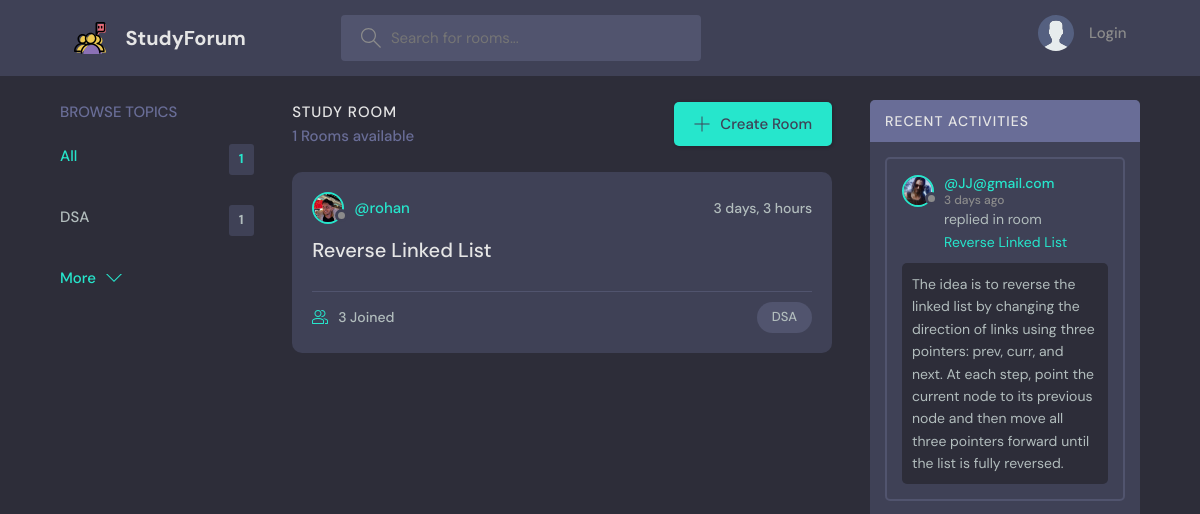
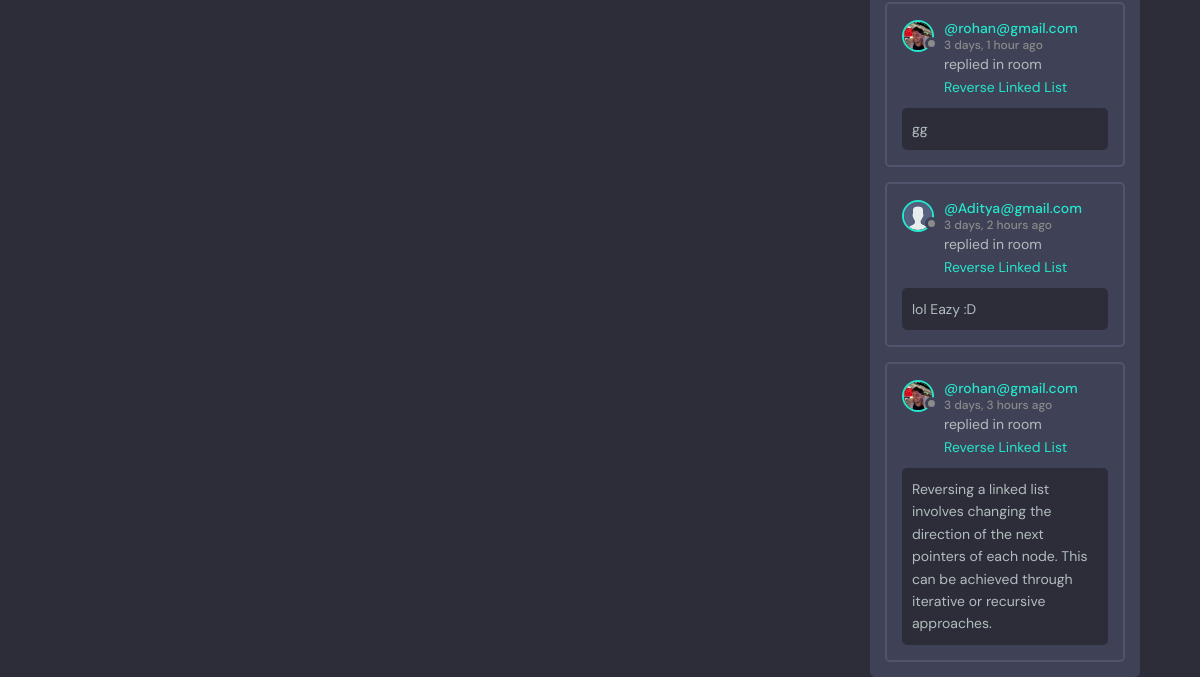
The app's page /, older data (2 pictures, top to bottom).
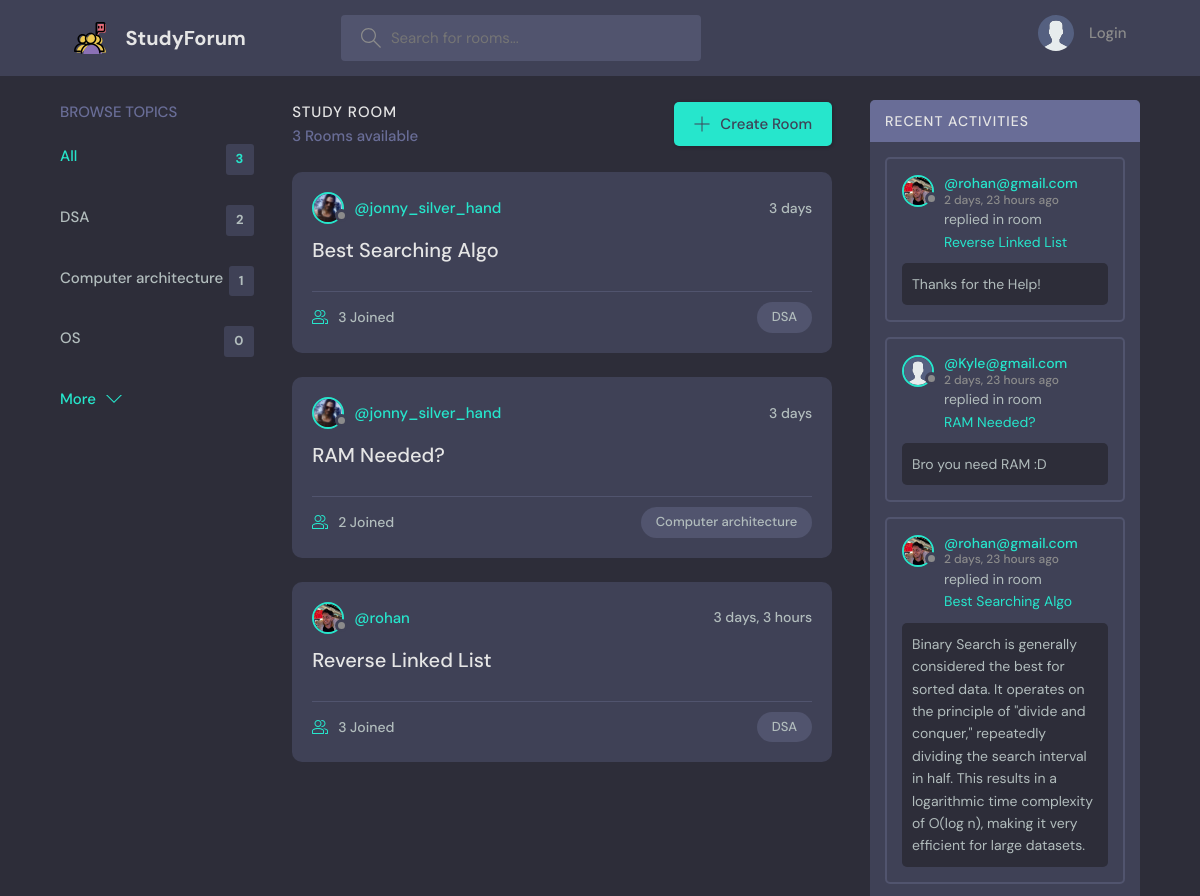
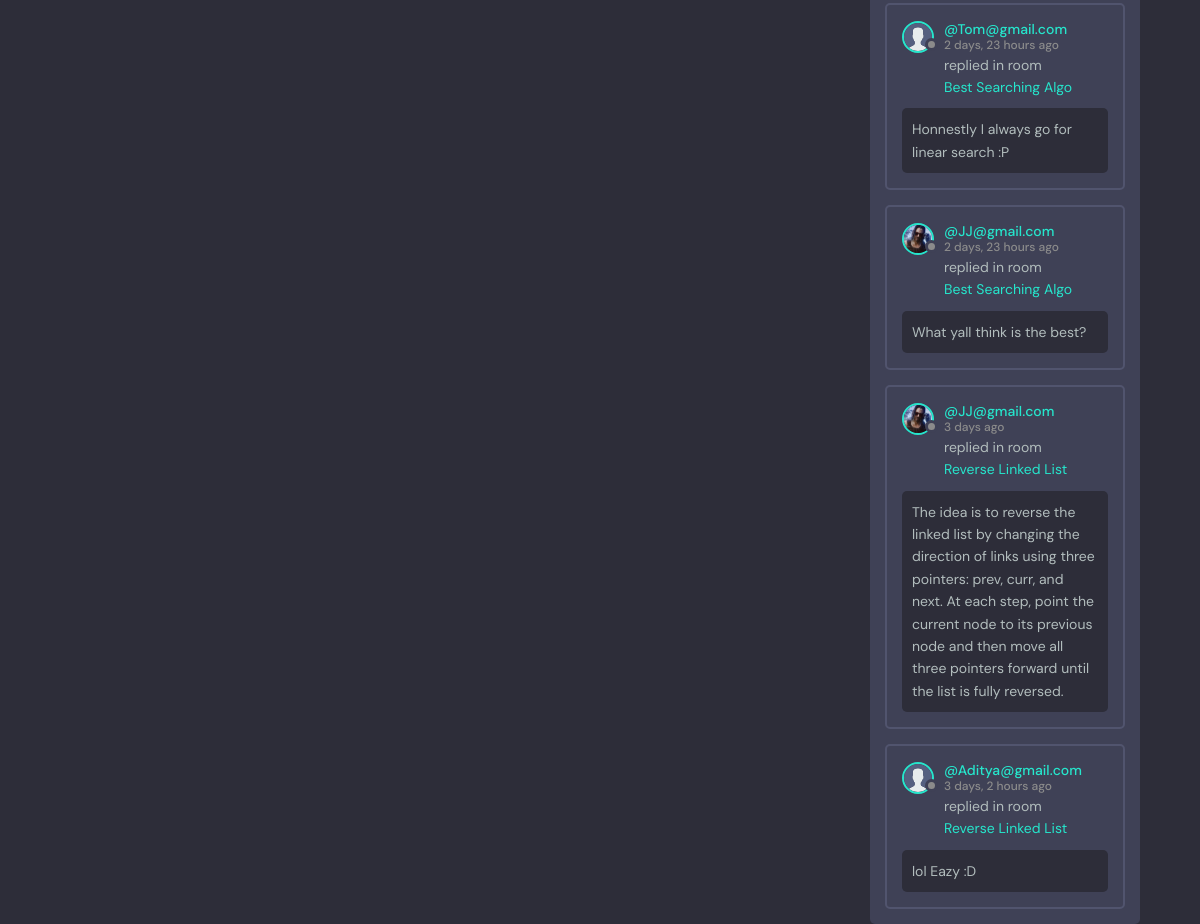
The same page, newer data (2 pictures, top to bottom).
### base/models.py (models this page shows, shortened)
class Topic(models.Model):
     name = models.CharField(max_length = 200)

class Room(models.Model):
    host = models.ForeignKey(User, on_delete = models.SET_NULL, null = True)
    topic = models.ForeignKey(Topic, on_delete = models.SET_NULL, null = True)
    name = models.CharField(max_length=200)
    description = models.TextField(null=True, blank=True)
    participants = models.ManyToManyField(User,related_name='participants',blank=True)
    updated = models.DateTimeField(auto_now=True)
    created = models.DateTimeField(auto_now_add=True)
    class Meta:
         ordering = ['-updated','-created']
    def __str__(self):
        return self.name

class User(AbstractUser):
    name = models.CharField(max_length=200, null=True)
    email = models.EmailField(unique=True, null=True)
    bio = models.TextField(null=True)
    avatar = models.ImageField(null=True,default="avatar.svg")
    USERNAME_FIELD = 'email'
    REQUIRED_FIELDS = []

class Message(models.Model):
        user = models.ForeignKey(User, on_delete = models.CASCADE)
        room = models.ForeignKey(Room, on_delete = models.CASCADE)
        body = models.TextField()
        updated = models.DateTimeField(auto_now = True)
        created = models.DateTimeField(auto_now_add = True)
        class Meta:
         ordering = ['-updated','-created']

### base/views.py (the view)
# urls.py: path('', views.home, name="home"),
def home(request):
    q = request.GET.get('q') if request.GET.get('q') != None else ''
    rooms = Room.objects.filter(
        Q(topic__name__icontains = q) |
        Q(name__icontains=q) |
        Q(description__icontains=q))
    topics = Topic.objects.all()[0:5]
    room_count = rooms.count()
    room_messages = Message.objects.filter(Q(room__topic__name__icontains=q))
    context = {'rooms':rooms, 'topics':topics, 'room_count':room_count, 'room_messages':room_messages}
    return render(request, 'base/home.html', context)

### base/templates/base/home.html (shortened to what this page needs)
{% extends 'main.html' %}
{% block content %}
    <main class="layout layout--3">
      <div class="container">
         {% include 'base/topics_component.html' %}
        <div class="roomList">
          <div class="roomList__header">
            <div>
              <h2>Study Room</h2>
              <p>{{rooms.count}} Rooms available</p>
            </div>
            <a class="btn btn--main" href="{% url 'create-room' %}">
              <svg version="1.1" xmlns="http://www.w3.org/2000/svg" width="32" height="32" viewBox="0 0 32 32">
                <title>add</title>
                <path
                  d="M16.943 0.943h-1.885v14.115h-14.115v1.885h14.115v14.115h1.885v-14.115h14.115v-1.885h-14.115v-14.115z"
                ></path>
              </svg>
              Create Room
            </a>
          </div>
          {% include 'base/feed_component.html' %}
        </div>
         {% include 'base/activity_component.html' %}
      </div>
    </main>
    {% endblock %}

### base/templates/base/topics_component.html
<div class="topics">
          <div class="topics__header">
            <h2>Browse Topics</h2>
          </div>
          <ul class="topics__list">
            <li>
              <a href="{% url 'home' %}" class="active">All <span>{{topics.count}}</span></a>
            </li>
            {% for topic in topics %}
            <li>
              <a href="{% url 'home' %}?q={{topic.name}}">{{topic.name}} <span>{{topic.room_set.all.count}}</span></a>
            </li>
            {% endfor %}
          </ul>
          <a class="btn btn--link" href="{% url 'topics' %}">
            More
            <svg version="1.1" xmlns="http://www.w3.org/2000/svg" width="32" height="32" viewBox="0 0 32 32">
              <title>chevron-down</title>
              <path d="M16 21l-13-13h-3l16 16 16-16h-3l-13 13z"></path>
            </svg>
          </a>
        </div>

### base/templates/base/feed_component.html (shortened to what this page needs)
{% for room in rooms %}
<div class="roomListRoom">
            <div class="roomListRoom__header">
              <a href="{% url 'user-profile' room.host.id %}" class="roomListRoom__author">
                <div class="avatar avatar--small">
                  <img src="{{room.host.avatar.url}}" />
                </div>
                <span>@{{room.host.username}}</span>
              </a>
              <div class="roomListRoom__actions">
                <span>{{room.created|timesince}}</span>
              </div>
            </div>
            <div class="roomListRoom__content">
              <a href="{% url 'room' room.id %}">{{room.name}}</a>
            </div>
            <div class="roomListRoom__meta">
              <a href="{% url 'room' room.id %}" class="roomListRoom__joined">
                {{room.participants.all.count}} Joined
              </a>
              <p class="roomListRoom__topic">{{room.topic.name}}</p>
            </div>
          </div>
          {% endfor %}

### base/templates/base/activity_component.html (shortened to what this page needs)
<div class="activities">
          <div class="activities__header">
            <h2>Recent Activities</h2>
          </div>
          {% for message in room_messages %}
          <div class="activities__box">
            <div class="activities__boxHeader roomListRoom__header">
              <a href="{% url 'user-profile' message.user.id %}" class="roomListRoom__author">
                <div class="avatar avatar--small">
                  <img src="{{message.user.avatar.url}}" />
                </div>
                <p>
                  @{{message.user}}
                  <span>{{message.created|timesince}} ago</span>
                </p>
              </a>
            </div>
            <div class="activities__boxContent">
              <p>replied in room <a href="{% url 'room' message.room.id %}">{{message.room}}</a></p>
              <div class="activities__boxRoomContent">
                {{message.body}}
              </div>
            </div>
          </div>
          {% endfor %}
        </div>

Row changes from the older to the newer data that the page shows:
removed Message: user.avatar (picture), user "rohan@gmail.com", created "3 days, 1 hour", room "Reverse Linked List", body "gg"
removed Message: user.avatar (picture), user "rohan@gmail.com", created "3 days, 3 hours", room "Reverse Linked List", body "Reversing a linked list involves changing the direction of the next pointers of each node. This can be achieved through iterative or recursive approaches."
computed for Topic "DSA": room_set.all.count "1" → "2"
added Topic: name "Computer architecture", room_set.all.count "1"
added Topic: name "OS", room_set.all.count "0"
added Room: host.avatar (picture), host.username "jonny_silver_hand", created "3 days", name "Best Searching Algo", participants.all.count "3", topic.name "DSA"
added Room: host.avatar (picture), host.username "jonny_silver_hand", created "3 days", name "RAM Needed?", participants.all.count "2", topic.name "Computer architecture"
added Message: user.avatar (picture), user "rohan@gmail.com", created "2 days, 23 hours", room "Reverse Linked List", body "Thanks for the Help!"
added Message: user.avatar (placeholder picture), user "Kyle@gmail.com", created "2 days, 23 hours", room "RAM Needed?", body "Bro you need RAM :D"
added Message: user.avatar (picture), user "rohan@gmail.com", created "2 days, 23 hours", room "Best Searching Algo", body "Binary Search is generally considered the best for sorted data. It operates on the principle of \"divide and conquer,\" repeatedly dividing the search interval in half. This results in a logarithmic time complexity of O(log n), making it very efficient for large datasets."
added Message: user.avatar (placeholder picture), user "Tom@gmail.com", created "2 days, 23 hours", room "Best Searching Algo", body "Honnestly I always go for linear search :P"
added Message: user.avatar (picture), user "JJ@gmail.com", created "2 days, 23 hours", room "Best Searching Algo", body "What yall think is the best?"
Text that changed along with them:
{{ topics.count }}: "1" → "3"
{{ rooms.count }}: "1" → "3"
